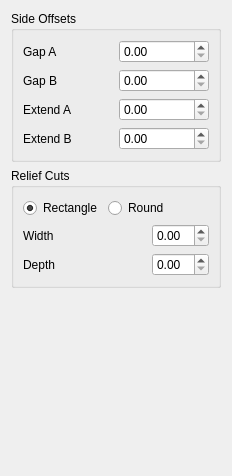
     <widget class="QWidget" name="tab_2">
      <attribute name="title">
       <string>Offsets</string>
      </attribute>
      <layout class="QVBoxLayout" name="verticalLayout_2">
       <item>
        <widget class="QGroupBox" name="groupBox_2">
         <property name="sizePolicy">
          <sizepolicy hsizetype="Preferred" vsizetype="Preferred">
           <horstretch>0</horstretch>
           <verstretch>0</verstretch>
          </sizepolicy>
         </property>
         <property name="title">
          <string>Side Offsets</string>
         </property>
         <layout class="QGridLayout" name="gridLayout">
          <item row="0" column="0">
           <widget class="QLabel" name="label_10">
            <property name="text">
             <string>Gap A</string>
            </property>
           </widget>
          </item>
          <item row="0" column="1">
           <widget class="Gui::QuantitySpinBox" name="gap1" native="true">
            <property name="enabled">
             <bool>true</bool>
            </property>
            <property name="unit" stdset="0">
             <string notr="true">mm</string>
            </property>
           </widget>
          </item>
          <item row="1" column="0">
           <widget class="QLabel" name="label_9">
            <property name="text">
             <string>Gap B</string>
            </property>
           </widget>
          </item>
          <item row="1" column="1">
           <widget class="Gui::QuantitySpinBox" name="gap2" native="true">
            <property name="enabled">
             <bool>true</bool>
            </property>
            <property name="unit" stdset="0">
             <string notr="true">mm</string>
            </property>
           </widget>
          </item>
          <item row="2" column="0">
           <widget class="QLabel" name="label">
            <property name="text">
             <string>Extend A</string>
            </property>
           </widget>
          </item>
          <item row="2" column="1">
           <widget class="Gui::QuantitySpinBox" name="extend1" native="true">
            <property name="enabled">
             <bool>true</bool>
            </property>
            <property name="unit" stdset="0">
             <string notr="true">mm</string>
            </property>
           </widget>
          </item>
          <item row="3" column="0">
           <widget class="QLabel" name="label_2">
            <property name="text">
             <string>Extend B</string>
            </property>
           </widget>
          </item>
          <item row="3" column="1">
           <widget class="Gui::QuantitySpinBox" name="extend2" native="true">
            <property name="unit" stdset="0">
             <string notr="true">mm</string>
            </property>
           </widget>
          </item>
         </layout>
        </widget>
       </item>
       <item>
        <widget class="QGroupBox" name="groupBox_3">
         <property name="title">
          <string>Relief Cuts</string>
         </property>
         <layout class="QGridLayout" name="gridLayout_3">
          <item row="3" column="0">
           <widget class="QLabel" name="label_11">
            <property name="text">
             <string>Width</string>
            </property>
           </widget>
          </item>
          <item row="4" column="0">
           <widget class="QLabel" name="label_12">
            <property name="sizePolicy">
             <sizepolicy hsizetype="MinimumExpanding" vsizetype="Preferred">
              <horstretch>0</horstretch>
              <verstretch>0</verstretch>
             </sizepolicy>
            </property>
            <property name="text">
             <string>Depth</string>
            </property>
           </widget>
          </item>
          <item row="3" column="1">
           <widget class="Gui::QuantitySpinBox" name="reliefWidth" native="true">
            <property name="unit" stdset="0">
             <string notr="true">mm</string>
            </property>
            <property name="minimum" stdset="0">
             <double>0.000000000000000</double>
            </property>
           </widget>
          </item>
          <item row="4" column="1">
           <widget class="Gui::QuantitySpinBox" name="reliefDepth" native="true">
            <property name="unit" stdset="0">
             <string>mm</string>
            </property>
            <property name="minimum" stdset="0">
             <double>0.000000000000000</double>
            </property>
           </widget>
          </item>
          <item row="1" column="0" rowspan="2" colspan="2">
           <layout class="QHBoxLayout" name="horizontalLayout_5">
            <property name="topMargin">
             <number>1</number>
            </property>
            <item>
             <widget class="QRadioButton" name="reliefRectangle">
              <property name="text">
               <string>Rectangle</string>
              </property>
              <property name="checked">
               <bool>true</bool>
              </property>
              <attribute name="buttonGroup">
               <string notr="true">reliefTypeButtonGroup</string>
              </attribute>
             </widget>
            </item>
            <item>
             <widget class="QRadioButton" name="reliefRound">
              <property name="text">
               <string>Round</string>
              </property>
              <attribute name="buttonGroup">
               <string notr="true">reliefTypeButtonGroup</string>
              </attribute>
             </widget>
            </item>
            <item>
             <spacer name="horizontalSpacer_2">
              <property name="orientation">
               <enum>Qt::Orientation::Horizontal</enum>
              </property>
              <property name="sizeHint" stdset="0">
               <size>
                <width>40</width>
                <height>20</height>
               </size>
              </property>
             </spacer>
            </item>
           </layout>
          </item>
         </layout>
        </widget>
       </item>
       <item>
        <spacer name="verticalSpacer">
         <property name="orientation">
          <enum>Qt::Orientation::Vertical</enum>
         </property>
         <property name="sizeHint" stdset="0">
          <size>
           <width>20</width>
           <height>177</height>
          </size>
         </property>
        </spacer>
       </item>
      </layout>
     </widget>
